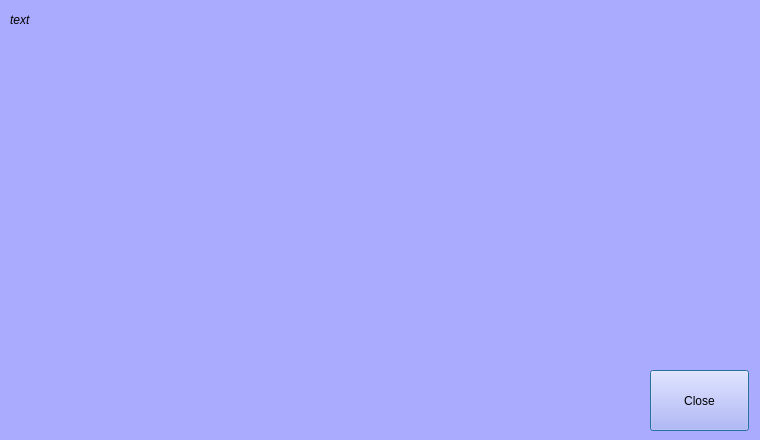
<?xml version="1.0" encoding="UTF-8"?>
<ui version="4.0">
 <class>DialogDevice</class>
 <widget class="QDialog" name="DialogDevice">
  <property name="geometry">
   <rect>
    <x>0</x>
    <y>0</y>
    <width>760</width>
    <height>440</height>
   </rect>
  </property>
  <property name="windowTitle">
   <string>Dialog</string>
  </property>
  <property name="windowOpacity">
   <double>1.000000000000000</double>
  </property>
  <property name="styleSheet">
   <string notr="true">background-color: rgb(170, 170, 255);
</string>
  </property>
  <widget class="QPushButton" name="bClose">
   <property name="geometry">
    <rect>
     <x>650</x>
     <y>370</y>
     <width>99</width>
     <height>61</height>
    </rect>
   </property>
   <property name="font">
    <font>
     <pointsize>9</pointsize>
    </font>
   </property>
   <property name="styleSheet">
    <string notr="true">
</string>
   </property>
   <property name="text">
    <string>Close</string>
   </property>
  </widget>
  <widget class="QLabel" name="labelTitle">
   <property name="geometry">
    <rect>
     <x>10</x>
     <y>0</y>
     <width>411</width>
     <height>40</height>
    </rect>
   </property>
   <property name="font">
    <font>
     <pointsize>9</pointsize>
     <italic>true</italic>
    </font>
   </property>
   <property name="text">
    <string>text</string>
   </property>
  </widget>
 </widget>
 <resources/>
 <connections/>
</ui>
